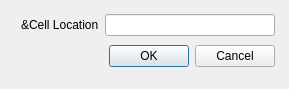
<?xml version="1.0" encoding="UTF-8"?>
<ui version="4.0">
 <class>GoToCellDialog</class>
 <widget class="QWidget" name="GoToCellDialog">
  <property name="geometry">
   <rect>
    <x>0</x>
    <y>0</y>
    <width>289</width>
    <height>89</height>
   </rect>
  </property>
  <property name="windowTitle">
   <string>Form</string>
  </property>
  <widget class="QWidget" name="">
   <property name="geometry">
    <rect>
     <x>21</x>
     <y>11</y>
     <width>254</width>
     <height>61</height>
    </rect>
   </property>
   <layout class="QVBoxLayout" name="verticalLayout">
    <item>
     <layout class="QHBoxLayout" name="horizontalLayout">
      <item>
       <widget class="QLabel" name="label">
        <property name="text">
         <string>&amp;Cell Location</string>
        </property>
       </widget>
      </item>
      <item>
       <widget class="QLineEdit" name="lineEdit"/>
      </item>
     </layout>
    </item>
    <item>
     <widget class="QDialogButtonBox" name="buttonBox">
      <property name="standardButtons">
       <set>QDialogButtonBox::Cancel|QDialogButtonBox::Ok</set>
      </property>
     </widget>
    </item>
   </layout>
  </widget>
 </widget>
 <resources/>
 <connections/>
</ui>
